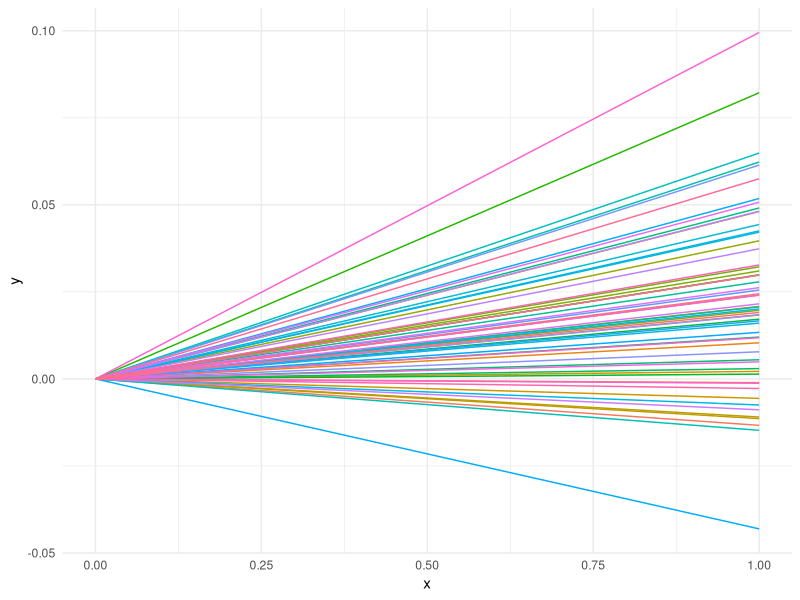

Here is the R script that generated this plot:
library(haven)

reffects <- read_dta("positive-and-negative-parenting/reffects.dta")

library(ggplot2)

ggplot(reffects,
       aes(color = country)) +
  geom_segment(aes(x = 0,
                   xend = 1,
                   y = 0,
                   yend = (.023 + u4) * 1)) +
  theme_minimal() +
  theme(legend.position = "none")
